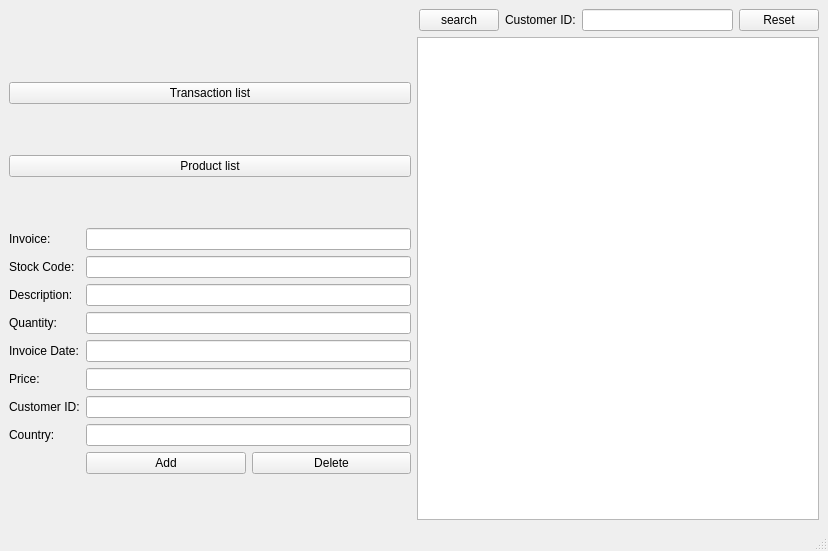
<?xml version="1.0" encoding="UTF-8"?>
<ui version="4.0">
 <class>MainWindow</class>
 <widget class="QMainWindow" name="MainWindow">
  <property name="geometry">
   <rect>
    <x>0</x>
    <y>0</y>
    <width>828</width>
    <height>551</height>
   </rect>
  </property>
  <property name="windowTitle">
   <string>MainWindow</string>
  </property>
  <property name="styleSheet">
   <string notr="true"/>
  </property>
  <widget class="QWidget" name="centralwidget">
   <layout class="QVBoxLayout" name="verticalLayout">
    <item>
     <layout class="QVBoxLayout" name="verticalLayout_6">
      <item>
       <layout class="QGridLayout" name="gridLayout_3">
        <item row="0" column="0">
         <layout class="QHBoxLayout" name="horizontalLayout_3">
          <item>
           <spacer name="horizontalSpacer">
            <property name="orientation">
             <enum>Qt::Horizontal</enum>
            </property>
            <property name="sizeType">
             <enum>QSizePolicy::Fixed</enum>
            </property>
            <property name="sizeHint" stdset="0">
             <size>
              <width>410</width>
              <height>20</height>
             </size>
            </property>
           </spacer>
          </item>
          <item>
           <widget class="QPushButton" name="pushButton">
            <property name="text">
             <string>search</string>
            </property>
           </widget>
          </item>
          <item>
           <widget class="QLabel" name="label">
            <property name="text">
             <string>Customer ID:</string>
            </property>
           </widget>
          </item>
          <item>
           <widget class="QLineEdit" name="searchLineEdit"/>
          </item>
          <item>
           <widget class="QPushButton" name="resetButton">
            <property name="text">
             <string>Reset</string>
            </property>
           </widget>
          </item>
         </layout>
        </item>
       </layout>
      </item>
     </layout>
    </item>
    <item>
     <layout class="QVBoxLayout" name="verticalLayout_4">
      <item>
       <layout class="QHBoxLayout" name="horizontalLayout">
        <item>
         <layout class="QVBoxLayout" name="verticalLayout_2">
          <item>
           <widget class="QPushButton" name="transactionButton">
            <property name="text">
             <string>Transaction list</string>
            </property>
           </widget>
          </item>
          <item>
           <widget class="QPushButton" name="prodListButton">
            <property name="text">
             <string>Product list</string>
            </property>
           </widget>
          </item>
          <item>
           <layout class="QGridLayout" name="gridLayout">
            <item row="12" column="2">
             <widget class="QLineEdit" name="dateLine"/>
            </item>
            <item row="8" column="1">
             <widget class="QLabel" name="descriptionLab">
              <property name="text">
               <string>Description:</string>
              </property>
             </widget>
            </item>
            <item row="15" column="1">
             <widget class="QLabel" name="countryLab">
              <property name="text">
               <string>Country:</string>
              </property>
             </widget>
            </item>
            <item row="14" column="1">
             <widget class="QLabel" name="threeLabel">
              <property name="text">
               <string>Customer ID:</string>
              </property>
             </widget>
            </item>
            <item row="4" column="2">
             <widget class="QLineEdit" name="oneLine"/>
            </item>
            <item row="5" column="2">
             <widget class="QLineEdit" name="stockLine"/>
            </item>
            <item row="12" column="1">
             <widget class="QLabel" name="dateLab">
              <property name="text">
               <string>Invoice Date:</string>
              </property>
             </widget>
            </item>
            <item row="16" column="2">
             <layout class="QHBoxLayout" name="horizontalLayout_2">
              <item>
               <widget class="QPushButton" name="addRow">
                <property name="text">
                 <string>Add</string>
                </property>
               </widget>
              </item>
              <item>
               <widget class="QPushButton" name="deleteRow_2">
                <property name="text">
                 <string>Delete</string>
                </property>
               </widget>
              </item>
             </layout>
            </item>
            <item row="9" column="1">
             <widget class="QLabel" name="twoLab">
              <property name="text">
               <string>Quantity:</string>
              </property>
             </widget>
            </item>
            <item row="13" column="1">
             <widget class="QLabel" name="priceLab">
              <property name="text">
               <string>Price:</string>
              </property>
             </widget>
            </item>
            <item row="14" column="2">
             <widget class="QLineEdit" name="threeLine"/>
            </item>
            <item row="13" column="2">
             <widget class="QLineEdit" name="priceLine"/>
            </item>
            <item row="15" column="2">
             <widget class="QLineEdit" name="countryLine"/>
            </item>
            <item row="5" column="1">
             <widget class="QLabel" name="stockLab">
              <property name="text">
               <string>Stock Code:</string>
              </property>
             </widget>
            </item>
            <item row="4" column="1">
             <widget class="QLabel" name="oneLab">
              <property name="text">
               <string>Invoice:</string>
              </property>
             </widget>
            </item>
            <item row="8" column="2">
             <widget class="QLineEdit" name="descriptionLine"/>
            </item>
            <item row="9" column="2">
             <widget class="QLineEdit" name="twoLine"/>
            </item>
           </layout>
          </item>
         </layout>
        </item>
        <item>
         <widget class="QTableView" name="tableView"/>
        </item>
       </layout>
      </item>
     </layout>
    </item>
   </layout>
  </widget>
  <widget class="QMenuBar" name="menubar">
   <property name="geometry">
    <rect>
     <x>0</x>
     <y>0</y>
     <width>828</width>
     <height>22</height>
    </rect>
   </property>
  </widget>
  <widget class="QStatusBar" name="statusbar"/>
 </widget>
 <resources/>
 <connections/>
</ui>
